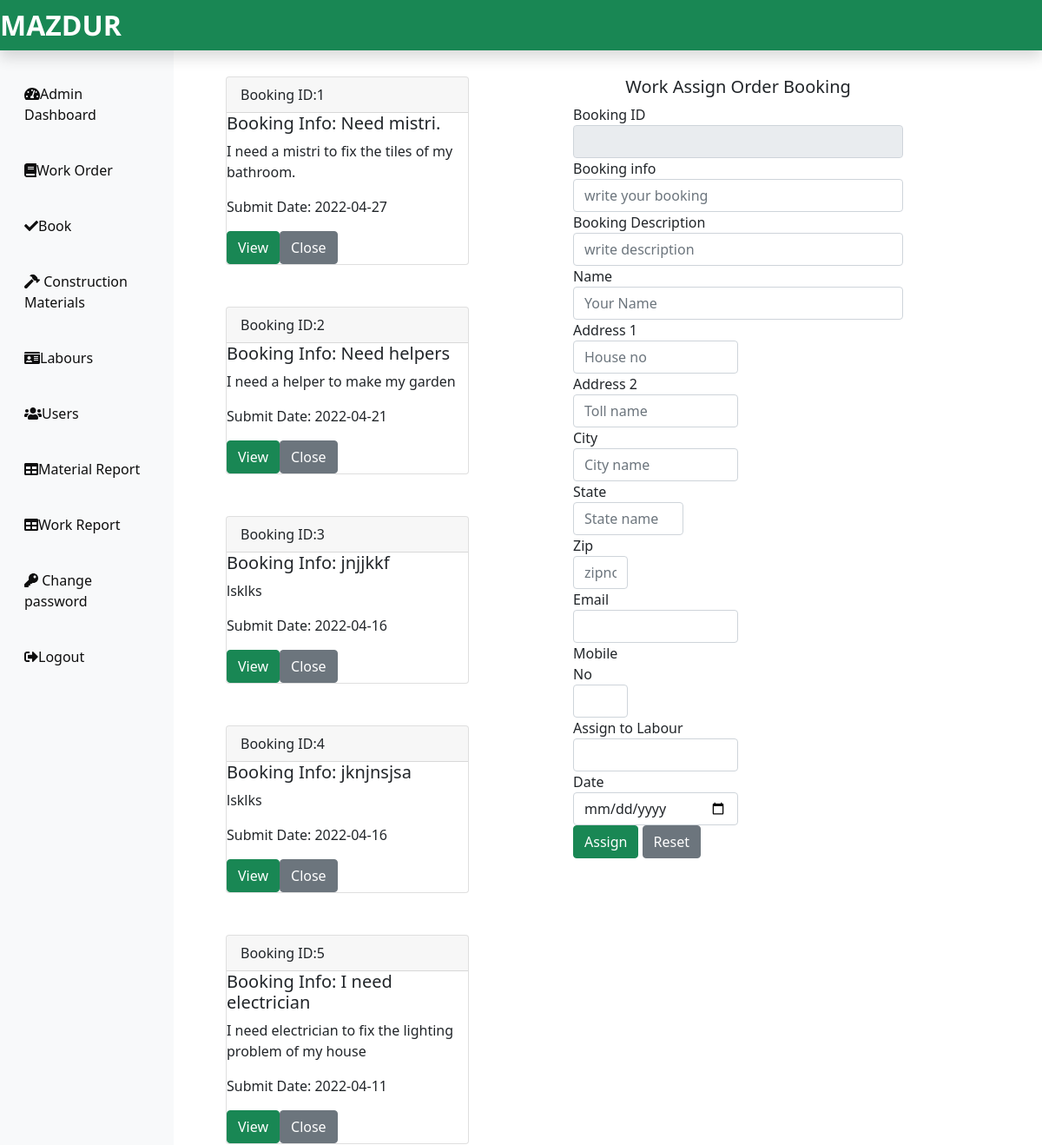
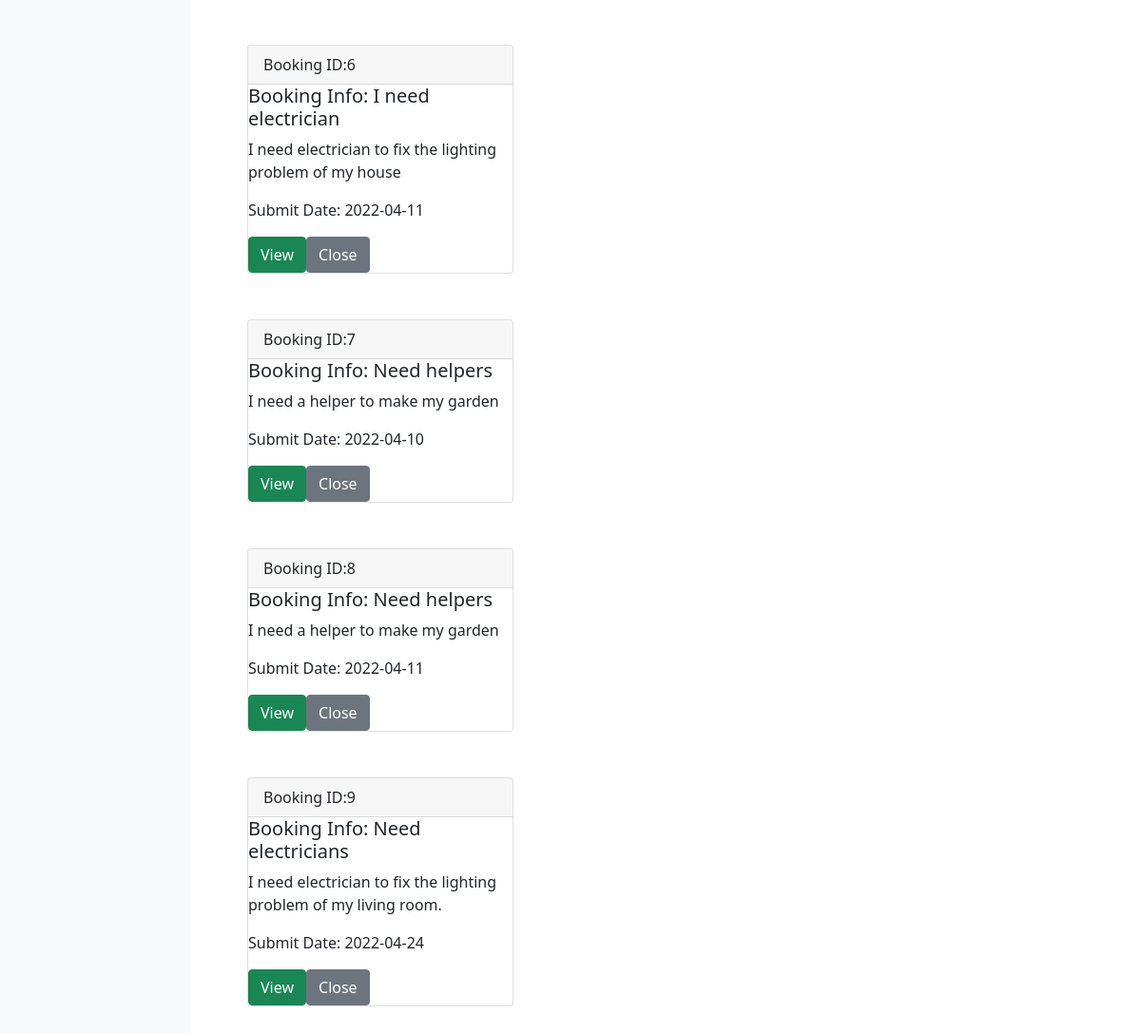
The page /Admin/book.php (signed in) on the database its author committed (2 pictures, top to bottom).
### tables this page shows
CREATE TABLE `submitbooking_tb` (
  `booking_id` int(11) NOT NULL,
  `booking_info` text NOT NULL,
  `booking_desc` text NOT NULL,
  `user_name` varchar(60) NOT NULL,
  `user_add1` text NOT NULL,
  `user_add2` varchar(11) NOT NULL,
  `user_city` varchar(60) NOT NULL,
  `user_state` varchar(60) NOT NULL,
  `user_zip` int(11) NOT NULL,
  `user_email` varchar(60) NOT NULL,
  `user_mobile` bigint(20) NOT NULL,
  `submit_date` date NOT NULL
);

### Admin/book.php (the view, shortened to what this page needs)
<?php
include('includes/header.php');
include('../dbConnection.php');
?>
<div class="col-sm-4 mb-5 ">
<?php
$sql ="SELECT booking_id, booking_info, booking_desc, submit_date FROM submitbooking_tb";
$result = $conn->query($sql);
if($result->num_rows >0){
    while($row = $result->fetch_assoc()){
        echo '<div class="card mt-5 mx-5">';
        echo '<div class="card-header">';
        echo 'Booking ID:'. $row['booking_id'];
        echo '</div>';
        echo '<div>';
         echo '<h5 class=card-title">Booking Info: '.$row
         ['booking_info'];
         echo '</h5>';
         echo '<p class="card-text">'.$row['booking_desc'];
         echo '</p>';
         echo '<p class="card-text">Submit Date: '.$row['submit_date'];
         echo '</p>';
         echo '<div class="float-right">';
        echo '<form action="" method="POST">';
        echo  '<input type="submit" class="btn btn-success mr-3" value="View" name="view">';
        echo  '<input type="submit" class="btn btn-secondary " value="Close" name="close">';
        echo '</form>';
        echo '</div>';
        echo '</div>';
        echo '</div>';
    }
}
?>
</div>
<?php
include('workassign.php');
include('includes/footer.php');
?>

### rows shown on the page
submitbooking_tb: booking_id "1", booking_info "Need mistri.", booking_desc "I need a mistri to fix the tiles of my bathroom.", submit_date "2022-04-27"
submitbooking_tb: booking_id "2", booking_info "Need helpers", booking_desc "I need a helper to make my garden", submit_date "2022-04-21"
submitbooking_tb: booking_id "3", booking_info "jnjjkkf", booking_desc "lsklks", submit_date "2022-04-16"
submitbooking_tb: booking_id "4", booking_info "jknjnsjsa", booking_desc "lsklks", submit_date "2022-04-16"
submitbooking_tb: booking_id "5", booking_info "I need electrician", booking_desc "I need electrician to fix the lighting problem of my house", submit_date "2022-04-11"
submitbooking_tb: booking_id "6", booking_info "I need electrician", booking_desc "I need electrician to fix the lighting problem of my house", submit_date "2022-04-11"
submitbooking_tb: booking_id "7", booking_info "Need helpers", booking_desc "I need a helper to make my garden", submit_date "2022-04-10"
submitbooking_tb: booking_id "8", booking_info "Need helpers", booking_desc "I need a helper to make my garden", submit_date "2022-04-11"
submitbooking_tb: booking_id "9", booking_info "Need electricians", booking_desc "I need electrician to fix the lighting problem of my living room.", submit_date "2022-04-24"
